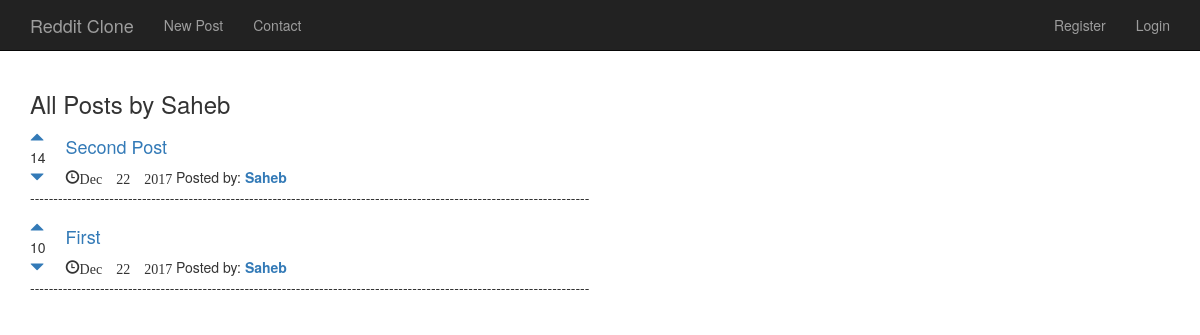
The page /posts/user/5 on the database its author committed.
### posts/models.py (models this page shows, shortened)
class Post(models.Model):
    title = models.TextField(max_length=200)
    url = models.TextField()
    pub_date = models.DateTimeField()
    author = models.ForeignKey(User)
    votes_total = models.IntegerField(default=1)
    def pub_date_new(self):
        return self.pub_date.strftime("%b %e %Y")

### posts/views.py (the view)
# urls.py: url(r'^user/(?P<pk>[0-9]+)', views.user_post, name='user_post'),
def user_post(request,pk):
    post = Post.objects.filter(author__id=pk).order_by('-votes_total')
    author = User.objects.get(pk=pk)
    return render(request, 'posts/user_post.html', {'post':post, 'author':author})

### posts/templates/posts/user_post.html (shortened to what this page needs)
{% extends "base.html" %}
{% block body_block %}
  <h3>All Posts by {{author.username}}</h3>
  {% for post in post %}
    <table>
      <tr>
        <td style="padding-right:20px"><a href="#" onClick="document.getElementById('upvote{{ post.id }}').submit()"><span class="glyphicon glyphicon-triangle-top"></span></a><br/>{{post.votes_total}}<br/><a href="" onClick="document.getElementById('downvote{{ post.id }}').submit()"><span class="glyphicon glyphicon-triangle-bottom"></span></a></td>
        <td><h4><a href="{{post.url}}">{{post.title}}</a></h4><span class="glyphicon glyphicon-time">{{post.pub_date_new}}</span> Posted by: <a href="{% url 'posts:user_post' post.author.id %}"><strong>{{post.author.username}}</strong></a></td>
      </tr>
    </table>
    <p>------------------------------------------------------------------------------------------------------------------------</p>
  {% endfor %}
{% endblock %}

### rows shown on the page
Post: votes_total "14", title "Second Post", pub_date_new "Dec 22 2017", author.username "Saheb"
Post: votes_total "10", title "First", pub_date_new "Dec 22 2017", author.username "Saheb"

### other values the page prints
{{ author.username }} "Saheb"
